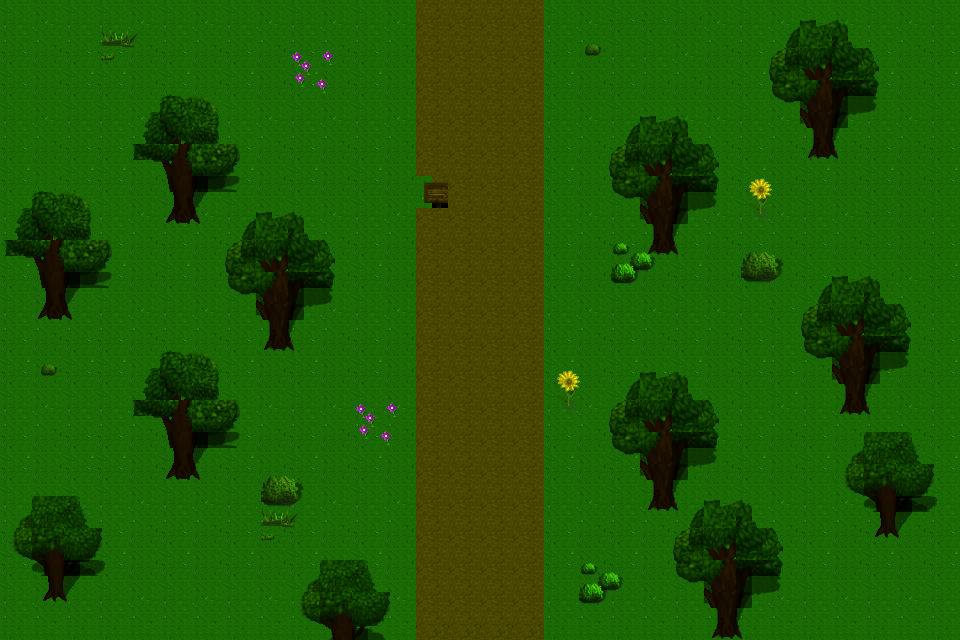

The image is a tile-based game level rendered from a .tmx file. Its description and complete source (layers, tilesets, objects, tile grids) follow:
An orthogonal 30x20 tile map with 32x32 px tiles, 3 tile layers (Tile Layer 1, Object Layer, Object Layer2), 2 tilesets and 1 object.

<map version="1.10" tiledversion="1.11.2" orientation="orthogonal" renderorder="right-down" width="30" height="20" tilewidth="32" tileheight="32" infinite="0" nextlayerid="6" nextobjectid="22">
 <editorsettings>
  <export target="Test A..tmx" format="tmx" />
 </editorsettings>
 <tileset firstgid="1" source="../../../ShootingGame/Assets/TileSet/TileSet A.tsx" />
 <tileset firstgid="129" source="TileSet B.tsx" />
 <layer id="1" name="Tile Layer 1" width="30" height="20">
  <data encoding="csv">
1,2,1,1,2,1,2,1,2,1,2,1,2,33,34,33,34,1,2,1,2,1,2,1,2,1,2,1,2,1,
9,10,9,9,10,9,10,9,10,9,10,9,10,41,42,41,42,9,10,1,1,2,10,9,10,9,10,9,10,9,
1,18,17,17,18,17,18,17,18,17,18,17,18,49,50,49,50,17,18,9,9,10,18,17,18,17,18,17,18,17,
1,2,1,1,2,1,2,1,2,1,2,1,2,33,34,33,34,1,2,1,2,2,2,1,2,1,2,1,2,1,
9,10,9,9,10,9,10,9,10,9,10,9,10,41,42,41,42,9,10,9,10,10,10,9,10,9,10,9,10,9,
17,18,17,17,18,17,18,17,18,17,18,17,18,49,50,49,50,17,18,17,18,18,18,17,18,17,18,17,18,17,
1,2,1,1,2,1,2,1,2,1,2,1,2,153,34,33,34,1,2,1,2,1,2,1,2,1,2,1,2,1,
9,10,9,9,10,9,10,9,10,9,10,9,10,41,42,41,42,9,10,9,10,9,10,9,10,9,10,1,2,9,
17,18,17,17,18,17,18,17,18,17,18,17,18,49,50,49,50,17,18,17,18,17,18,17,18,1,2,1,2,17,
1,2,1,1,2,1,2,1,2,1,2,1,2,33,34,33,34,1,2,1,2,1,2,1,2,1,2,2,10,1,
9,10,9,9,10,9,10,9,10,9,10,9,10,41,42,41,42,9,10,9,10,9,10,9,1,2,10,10,18,9,
17,18,17,17,18,17,18,17,18,17,18,17,18,49,50,49,50,17,18,17,18,17,18,17,9,10,18,18,18,17,
1,2,1,1,2,1,2,1,2,1,2,1,2,33,34,33,34,1,2,1,1,1,2,1,17,18,2,1,2,1,
9,10,9,9,10,9,10,9,10,9,10,9,10,41,42,41,42,9,10,9,1,2,2,9,10,9,10,9,10,9,
17,18,17,17,18,17,18,17,18,17,18,17,18,49,50,49,50,17,18,17,9,10,10,17,18,17,18,17,18,17,
1,2,1,1,2,1,2,1,2,1,2,1,2,33,34,33,34,1,2,1,17,18,18,1,2,1,2,1,2,1,
9,10,9,9,10,9,10,9,10,9,10,9,10,41,42,41,42,9,10,9,10,9,10,9,10,9,10,9,10,9,
17,18,17,17,18,17,18,17,18,17,18,17,18,49,50,49,50,17,18,17,18,17,18,17,18,17,18,17,18,17,
1,2,1,1,2,1,2,1,2,1,2,1,2,33,34,33,34,1,2,1,2,1,2,1,2,1,2,1,2,1,
9,10,9,9,10,9,10,9,10,9,10,9,10,41,42,41,42,9,10,9,10,9,10,9,10,9,10,9,10,9
</data>
 </layer>
 <layer id="2" name="Object Layer" width="30" height="20">
  <data encoding="csv">
0,0,0,0,0,0,0,0,0,0,0,0,0,0,0,0,0,0,0,0,0,0,0,0,0,0,0,0,0,0,
0,0,0,0,0,0,0,0,0,0,0,0,0,0,0,0,0,0,0,0,0,0,0,0,193,194,195,0,0,0,
0,0,0,0,0,0,0,0,0,0,0,0,0,0,0,0,0,0,0,0,0,0,0,0,209,210,211,0,0,0,
0,0,0,0,129,130,131,0,0,0,0,0,0,0,0,0,0,0,0,0,0,0,0,0,225,226,227,0,0,0,
0,0,0,0,145,146,147,0,0,0,0,0,0,0,0,0,0,0,0,0,0,0,0,0,241,242,243,0,0,0,
0,0,0,0,161,162,163,0,0,0,0,0,0,0,0,0,0,0,0,0,0,0,0,0,0,0,0,0,0,0,
129,130,131,0,177,178,179,0,0,0,0,0,0,0,0,0,0,0,0,0,0,0,0,0,0,0,0,0,0,0,
145,146,147,0,0,0,0,193,194,195,0,0,0,0,0,0,0,0,0,0,0,0,0,0,0,0,0,0,0,0,
161,162,163,0,0,0,0,209,210,211,0,0,0,0,0,0,0,0,0,0,0,0,0,0,0,0,0,0,0,0,
177,178,179,0,0,0,0,225,226,227,0,0,0,0,0,0,0,0,0,0,0,0,0,0,0,0,0,0,0,0,
0,0,0,0,0,0,0,241,242,243,0,0,0,0,0,0,0,0,0,0,0,0,0,0,0,0,0,0,0,0,
0,0,0,0,129,130,131,0,0,0,0,0,0,0,0,0,0,0,0,0,0,0,0,0,0,0,0,0,0,0,
0,0,0,0,145,146,147,0,0,0,0,0,0,0,0,0,0,0,0,0,0,0,0,0,0,0,0,0,0,0,
0,0,0,0,161,162,163,0,0,0,0,0,0,0,0,0,0,0,0,0,0,0,0,0,0,0,132,133,134,0,
0,0,0,0,177,178,179,0,0,0,0,0,0,0,0,0,0,0,0,0,0,0,0,0,0,0,148,149,150,0,
132,133,134,0,0,0,0,0,0,0,0,0,0,0,0,0,0,0,0,0,0,0,0,0,0,0,164,165,166,0,
148,149,150,0,0,0,0,0,0,0,0,0,0,0,0,0,0,0,0,0,0,193,194,195,0,0,180,181,182,0,
164,165,166,0,0,0,0,0,0,132,133,134,0,0,0,0,0,0,0,0,0,209,210,211,0,0,0,0,0,0,
180,181,182,0,0,0,0,0,0,148,149,150,0,0,0,0,0,0,0,0,0,225,226,227,0,0,0,0,0,0,
0,0,0,0,0,0,0,0,0,164,165,166,0,0,0,0,0,0,0,0,0,241,242,243,0,0,0,0,0,0
</data>
 </layer>
 <layer id="3" name="Object Layer2" width="30" height="20">
  <data encoding="csv">
0,0,0,0,0,0,0,0,0,0,0,0,0,0,0,0,0,0,0,0,0,0,0,0,0,0,0,0,0,0,
0,0,0,168,0,0,0,0,0,0,0,0,0,0,0,0,0,0,136,0,0,0,0,0,0,0,0,0,0,0,
0,0,0,0,0,0,0,0,0,231,0,0,0,0,0,0,0,0,0,0,0,0,0,0,0,0,0,0,0,0,
0,0,0,0,0,0,0,0,0,0,0,0,0,0,0,0,0,0,0,0,0,0,0,0,0,0,0,0,0,0,
0,0,0,0,0,0,0,0,0,0,0,0,0,0,0,0,0,0,0,193,194,195,0,0,0,0,0,0,0,0,
0,0,0,0,0,0,0,0,0,0,0,0,0,0,0,0,0,0,0,209,210,211,0,0,0,0,0,0,0,0,
0,0,0,0,0,0,0,0,0,0,0,0,0,0,0,0,0,0,0,225,226,227,0,216,0,0,0,0,0,0,
0,0,0,0,0,0,0,0,0,0,0,0,0,0,0,0,0,0,0,241,242,243,0,0,0,0,0,0,0,0,
0,0,0,0,0,0,0,0,0,0,0,0,0,0,0,0,0,0,0,279,0,0,0,135,0,0,0,0,0,0,
0,0,0,0,0,0,0,0,0,0,0,0,0,0,0,0,0,0,0,0,0,0,0,0,0,193,194,195,0,0,
0,0,0,0,0,0,0,0,0,0,0,0,0,0,0,0,0,0,0,0,0,0,0,0,0,209,210,211,0,0,
0,136,0,0,0,0,0,0,0,0,0,0,0,0,0,0,0,0,0,0,0,0,0,0,0,225,226,227,0,0,
0,0,0,0,0,0,0,0,0,0,0,0,0,0,0,0,0,216,0,193,194,195,0,0,0,241,242,243,0,0,
0,0,0,0,0,0,0,0,0,0,0,231,0,0,0,0,0,0,0,209,210,211,0,0,0,0,0,0,0,0,
0,0,0,0,0,0,0,0,0,0,0,0,0,0,0,0,0,0,0,225,226,227,0,0,0,0,0,0,0,0,
0,0,0,0,0,0,0,0,135,0,0,0,0,0,0,0,0,0,0,241,242,243,0,0,0,0,0,0,0,0,
0,0,0,0,0,0,0,0,168,0,0,0,0,0,0,0,0,0,0,0,0,0,0,0,0,0,0,0,0,0,
0,0,0,0,0,0,0,0,0,0,0,0,0,0,0,0,0,0,0,0,0,0,0,0,0,0,0,0,0,0,
0,0,0,0,0,0,0,0,0,0,0,0,0,0,0,0,0,0,279,0,0,0,0,0,0,0,0,0,0,0,
0,0,0,0,0,0,0,0,0,0,0,0,0,0,0,0,0,0,0,0,0,0,0,0,0,0,0,0,0,0
</data>
 </layer>
 <objectgroup id="5" name="Object Layer 1">
  <object id="20" x="493" y="725" />
 </objectgroup>
</map>
